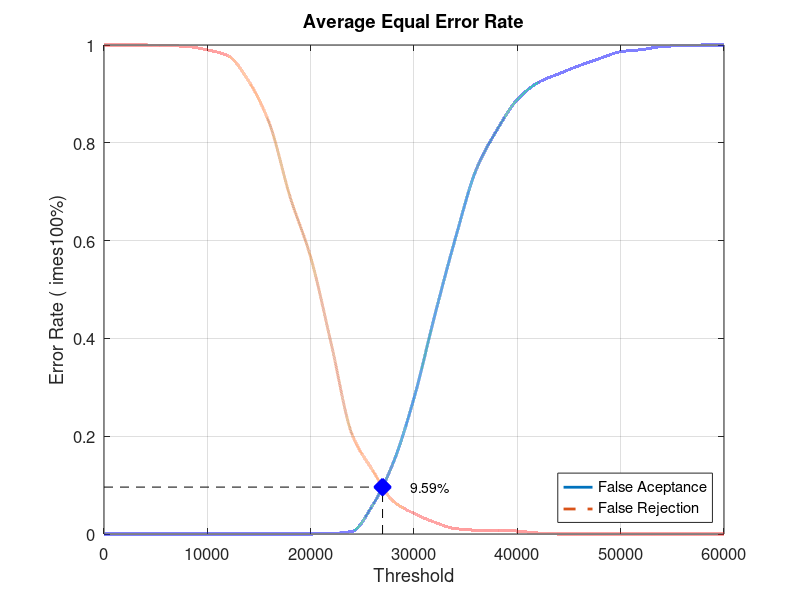
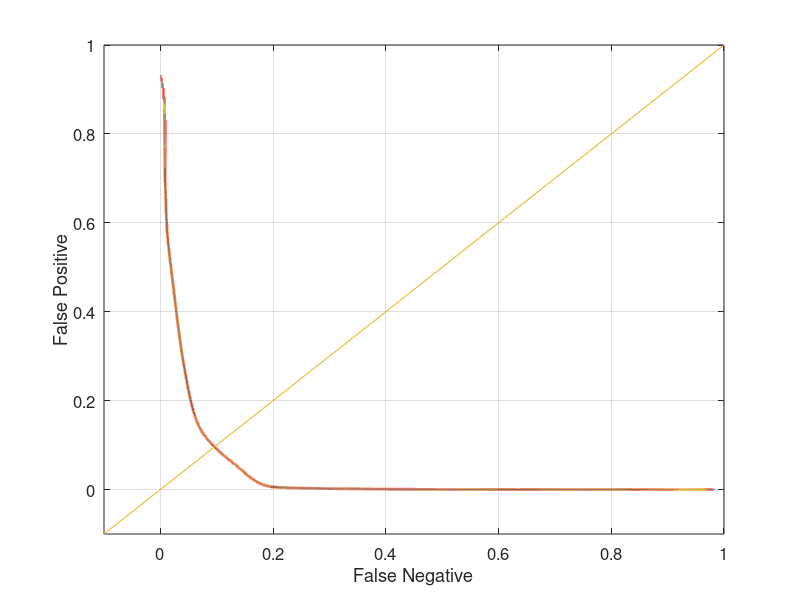

MATLAB code to generate these figures, in order:
close all;
clear;
clc;
x = 0:2000:60000;
xq = 0:0.5:60000;

y0 = [0 0 0 0 0 0 0 0 0 0 0 0.00105263 0.00526316 0.0589474 0.146316 0.277895 0.446316 0.60421 0.74421 0.825263 0.888421 0.923158 0.941053 0.957895 0.972632 0.986316 0.990526 0.996842 0.998947 1 1]
yy0 = interp1(x, y0, xq, 'pchip');
y1 = [1 1 1 0.999 0.997 0.99 0.978 0.926 0.84 0.69 0.566 0.388 0.204 0.13 0.067 0.042 0.024 0.011 0.008 0.008 0.006 0.002 0 0 0 0 0 0 0 0 0]
yy1 = interp1(x, y1, xq, 'pchip');

% Calculating EER: 
y2 = abs(y0 - y1);
find(y2 == min(y2))
yy2 = abs(yy0 - yy1);
xEER = find(yy2 == min(yy2));
xEERIndex = xq(xEER) % X-axis EER
yEER = yy0(xEER) % Y-axis EER

main = figure
plot(xq, yy0,'-','LineWidth', 2);	hold on
plot(xq, yy1,'--','LineWidth', 2);	hold on
plot([xEERIndex xEERIndex], [0 yEER], 'k--');	hold on
plot([0 xEERIndex], [yEER yEER], 'k--');	hold on
plot(xEERIndex, yEER, 'bx', 'LineWidth', 10);	hold on
text(xEERIndex + 10 * xEERIndex / 100, yEER, [num2str(round((10000 * yEER)) / 100) '%'])
legend('False Aceptance', 'False Rejection', 'Location', 'SouthEast')
xlabel('Threshold')
ylabel('Error Rate (	imes100%)')
title('Average Equal Error Rate')
set(gca, 'FontSize', 12)
axis([0 60000 0 1])
grid on

print(main, 'Database1AverageMain', '-dpng');
FNRxFPR = figure('Color', [1 1 1]);
plot(yy1, yy0, '-', yy1, yy0, 'LineWidth', 2);
hold on
y = -0.1:0.1:1
plot(y, y); 
set(gca, 'FontSize', 12)
xlabel('False Negative')
ylabel('False Positive')
axis([-0.1 1 -0.1 1])
set(gca, 'FontSize', 12)
grid on

print(FNRxFPR, 'Database1AverageFNRxFPR','-dpng');
